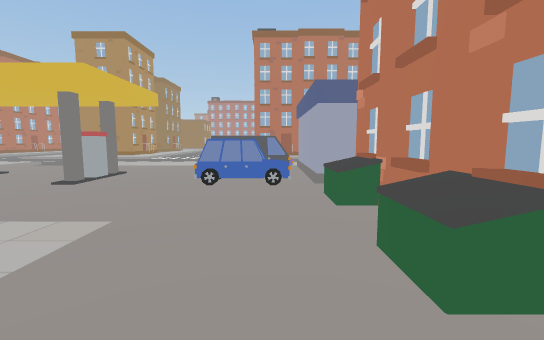
view 1 (above)

24 first-person views from a walk through a scene from a Unity 3-D project. The camera is 1.5 m above the floor, tilts 6° down and sees 90° across. The floor is counted in squares, 2 m on a side. Each view is taken from the middle of a square. On the plan, view 1 faces up. The plan holds only what a view shows up to about 10 squares ahead; the rest is blank. The place goes on beyond the plan. The player character is not drawn. Some surface patterns are stand-ins.

view 2
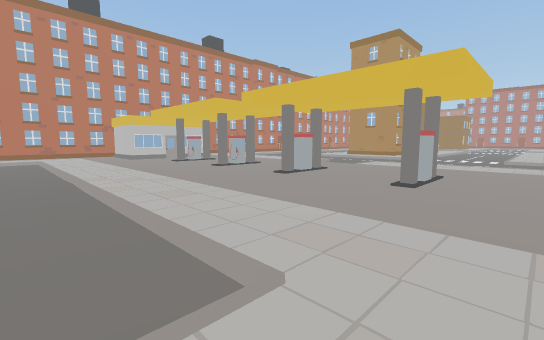

view 3
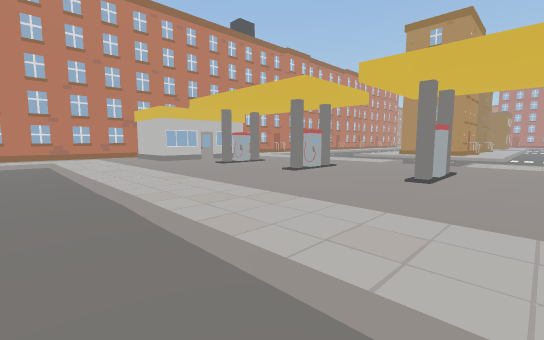

view 4
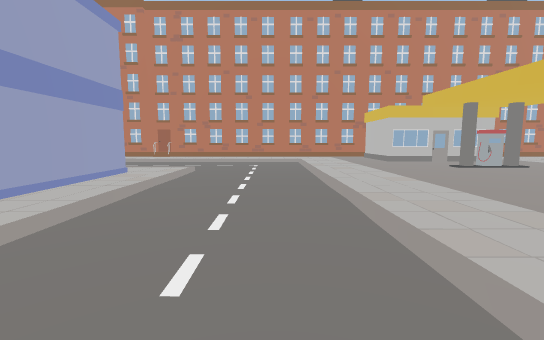

view 5
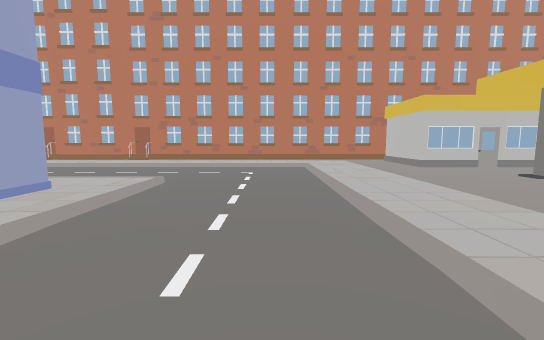

view 6
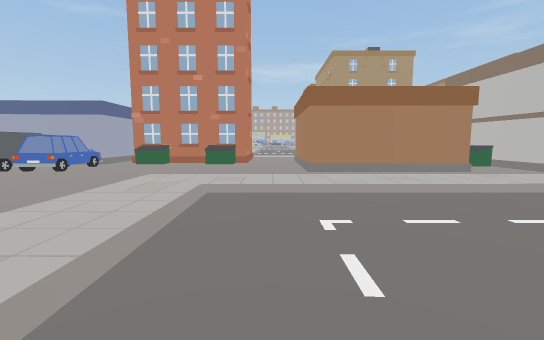

view 7
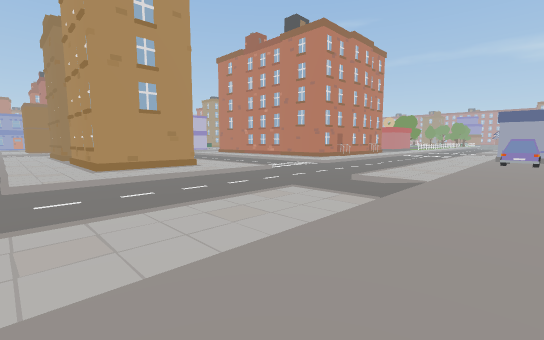

view 8
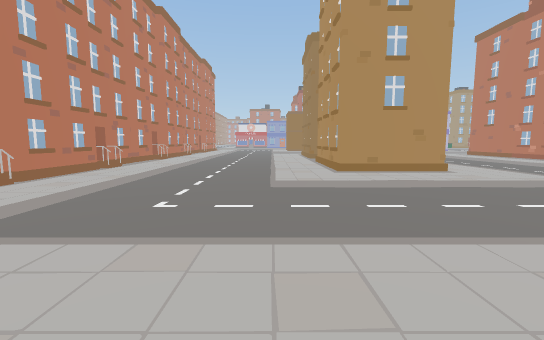

view 9
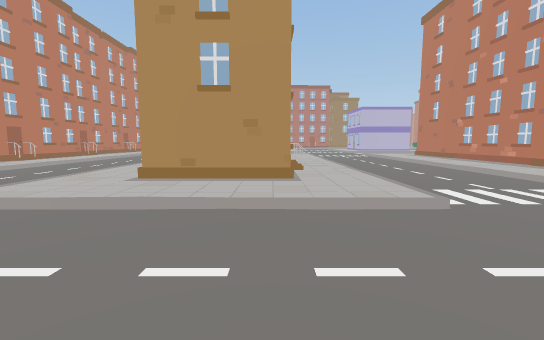

view 10
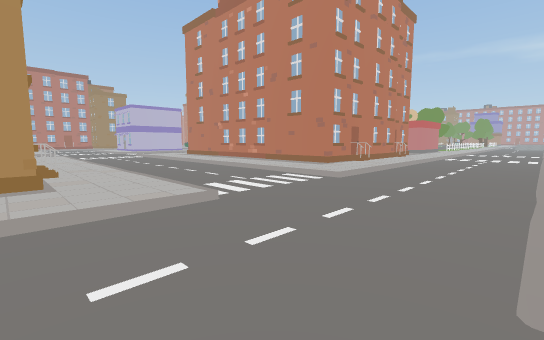

view 11
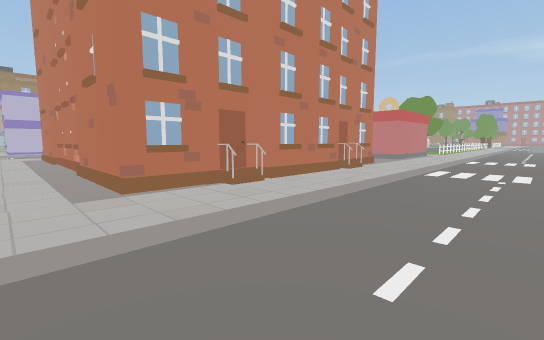

view 12
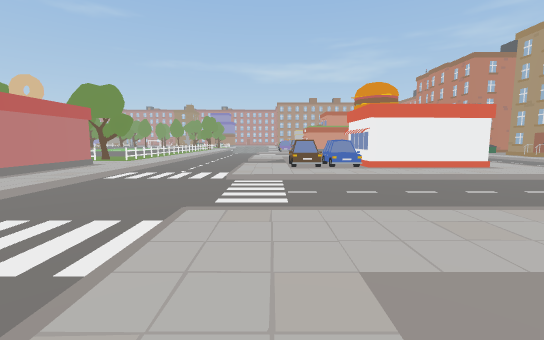

view 13
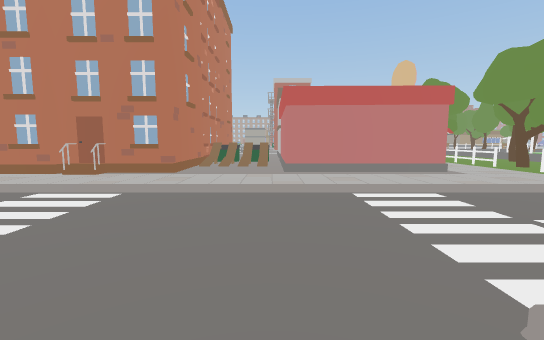

view 14
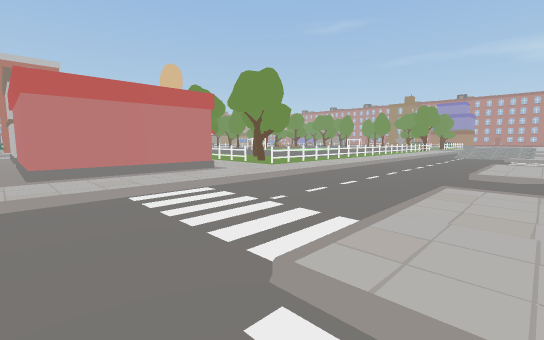

view 15
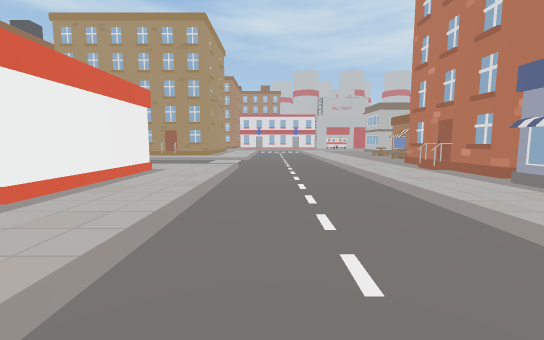

view 16
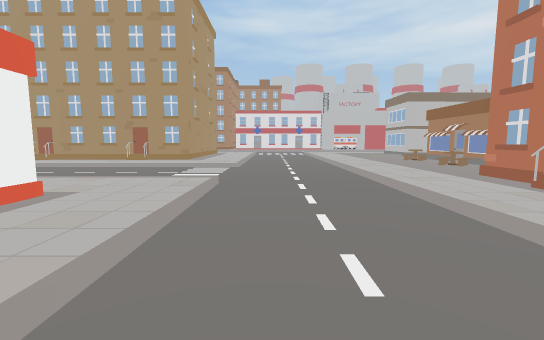

view 17
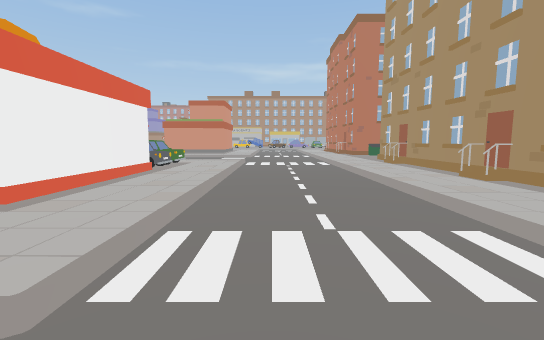

view 18
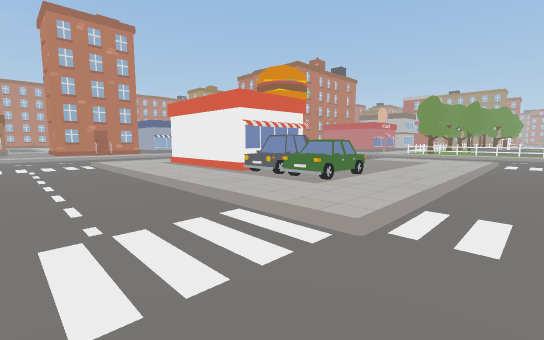

view 19
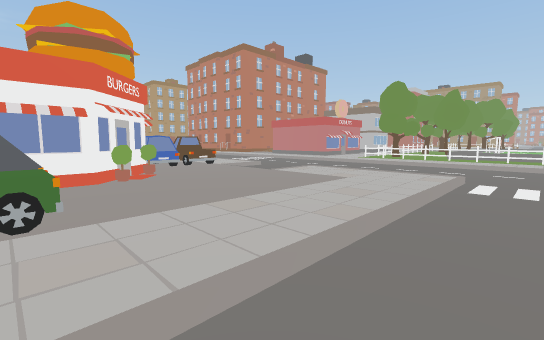

view 20
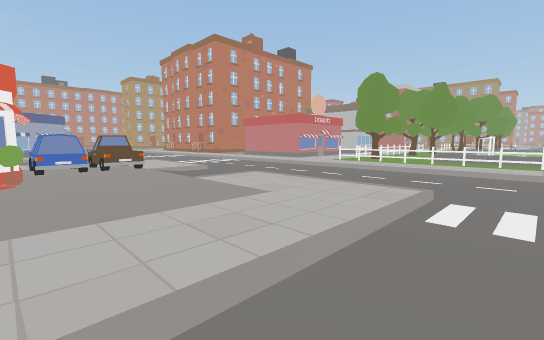

view 21
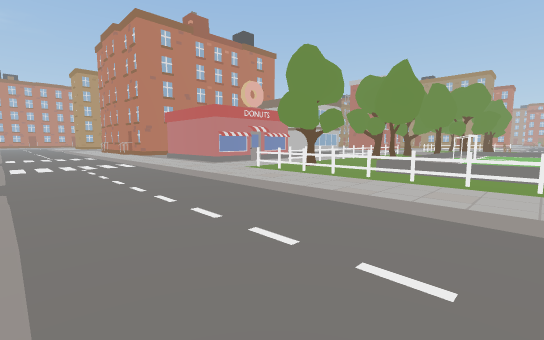

view 22
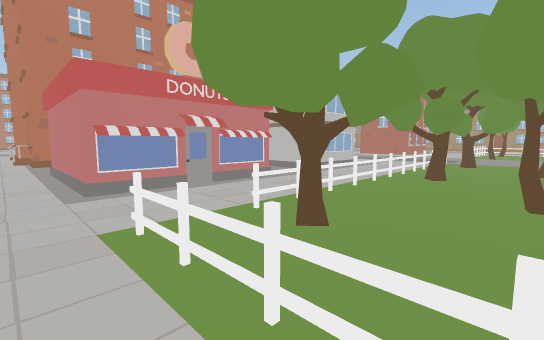

view 23
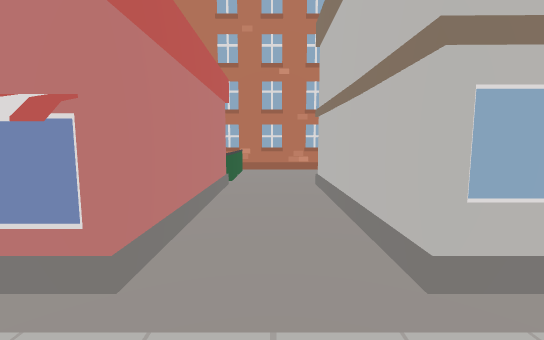

view 24
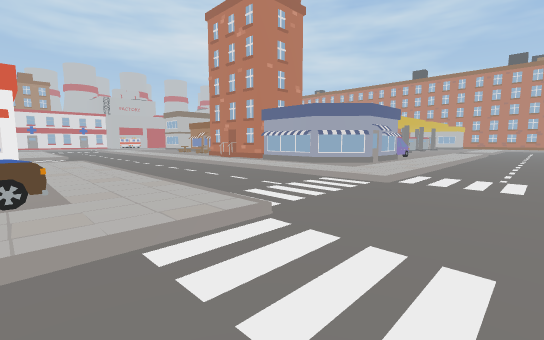

### Floor plan
Key: @ floor where view 1 was taken; # wall or solid block; x gap in a wall; . main floor; : floor 0.25 m higher than the main floor; - floor 0.25 m lower than the main floor; / step, stairs or slope; C car; H house; B bin; O other object.
Columns run from 17 left of view 1 to 19 right of it. Each row starts with its distance up from view 1.
 22           ./   .#            ..O.O ::
 21           ./-  .#            H.O..:::
 20 # /--/.  H./--/.H      H..###..O..:#:
 19 #./--/..  ./--/.H      H.......O..:#
 18 #./--/.H  ./--/.H      H/x###O.O.O::
 17 H./--/.#  ./--/.#      #//   O.O..
 16 #./--/.#  ./--/.#      #//   OOO..///
 15 #./--/.###./--/.#H####H#./###O.OOOOOO
 14 #./--/...../--/........../...........
 13 #./--///////--///////////////////////
 12  ./----------------------------------
 11   /----------------------------------
 10    //////--/////////////--////--////-
  9    ......//............/--/...//.../-
  8    .............CCH##../--/.CC...../-
  7    O............CC####./--/.CC...../-
  6    O.#..#..#.#..CC#  #./--/.##O..../-
  5    O.#..#..#.#..CC####./--/.#  #.../-
  4 #OOO..............B  H./--/.#  #CC./-
  3 #.................B  #./--/.####CC./-
  2 H.................B###./--/......../-
  1 #./////////////...B##H./--//////////-
  0 #./-----------/..@...../-------------
 -1 H./-----------/.###H.../-------------
 -2 #./--///////--/.# ##.../--//////////
 -3 #./--/.###   -/.#  #.../--/........
 -4 H./--/.       /.#  H   /--/ ######H#

Where each view was taken, in squares from view 1:
view 1: 0 up, 0 right, facing up
view 2: 0 up, 2 left, facing up-left
view 3: 0 up, 5 left, facing up-left
view 4: 0 up, 5 left, facing left
view 5: 0 up, 7 left, facing left
view 6: 0 up, 7 left, facing right
view 7: 7 up, 12 left, facing up-right
view 8: 8 up, 12 left, facing up
view 9: 10 up, 8 left, facing up
view 10: 10 up, 8 left, facing up-right
view 11: 11 up, 2 left, facing up-right
view 12: 9 up, 3 right, facing right
view 13: 9 up, 8 right, facing up
view 14: 9 up, 8 right, facing up-right
view 15: 9 up, 8 right, facing down
view 16: 6 up, 8 right, facing down
view 17: 0 up, 8 right, facing right
view 18: 1 down, 19 right, facing up-left
view 19: 4 up, 19 right, facing up-left
view 20: 6 up, 19 right, facing up-left
view 21: 10 up, 19 right, facing up-left
view 22: 14 up, 16 right, facing up-left
view 23: 19 up, 13 right, facing left
view 24: 12 up, 11 right, facing down-left
